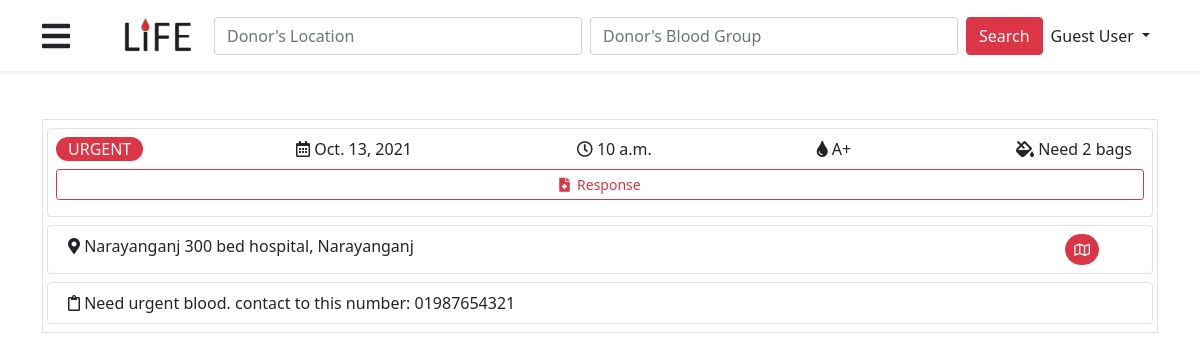
The page /view-post/2 on the database as committed earlier.
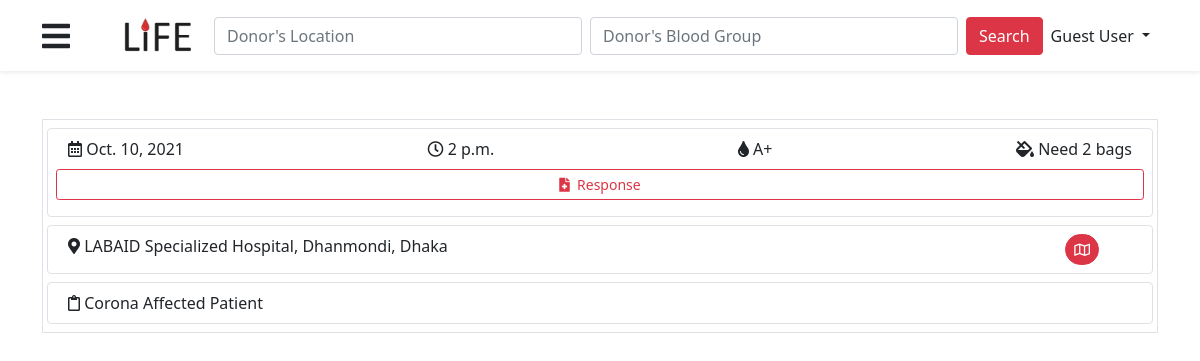
The same page on the database as committed later.
### blood/models.py (models this page shows)
class Post(models.Model):
    BLOOD_GROUP = [
        ('A+', 'A+'),
        ('A-', 'A-'),
        ('B+', 'B+'),
        ('B-', 'B-'),
        ('O+', 'O+'),
        ('O-', 'O-'),
        ('AB+', 'AB+'),
        ('AB-', 'AB-'),
    ]
    NEED = [
        ('whole', 'Whole Blood'),
        ('platelets', 'Blood platelets'),
        ('plasma', 'Blood plasma')
    ]
    user = models.ForeignKey(User, on_delete=models.CASCADE)
    blood_group = models.CharField(max_length=30, choices=BLOOD_GROUP, default='A+')
    need_type = models.CharField(max_length=30, choices=NEED, default='whole')
    amount = models.IntegerField()
    time = models.TimeField()
    date = models.DateField()
    date_created = models.DateTimeField(auto_now_add=True)
    date_updated = models.DateTimeField(auto_now=True)
    location = models.CharField(max_length=264)
    short_note = models.TextField(max_length=264, blank=True)
    map_link = models.URLField(max_length=350)
    blood_managed = models.BooleanField(blank=True, default=False)
    urgent = models.BooleanField(blank=True, default=False)
    thana = models.CharField(max_length=60, blank=True)
    class Meta:
        ordering = ['-date_created']

### blood/views.py (the view)
# urls.py: path('view-post/<id>', views.view_post, name='view_post'),
def view_post(request, id):
    post = Post.objects.get(id=id)
    context = {
        'post': post,
    }
    return render(request, 'blood/response.html', context)

### templates/blood/response.html (shortened to what this page needs)
{% extends 'base.html' %}
{% load social_share %}
{% block content %}
    <div class="mb-3 border py-2 px-3">
        <div class="row border rounded p-2 d-flex justify-content-between">
            {% if post.urgent %}
                <div class="col-auto bg-danger text-white rounded-pill text-uppercase ">Urgent</div>
            {% endif %}
            <div class="col-auto"><i class="far fa-calendar-alt"></i>&nbsp;{{ post.date }}</div>
            <div class="col-auto"><i class="far fa-clock"></i>&nbsp;{{ post.time }}</div>
            <div class="col-auto"><i class="fas fa-tint"></i>&nbsp;{{ post.blood_group }}</div>
            <div class="col-auto"><i class="fas fa-fill-drip"></i>&nbsp;Need {{ post.amount }}&nbsp;bags</div>
            {% if request.user == post.user %}
                <div class="col-auto"><i class="fas fa-fill-drip"></i>&nbsp;Raised {{ total_bags }}&nbsp;bags</div>
            {% else %}
                <a href="{% url 'add_response' post.id %}"
                   class="btn btn-outline-danger btn-sm my-2">
                    <i class="fas fa-file-medical"></i> &nbsp;Response
                </a>
            {% endif %}
        </div>
        <div class="row border rounded p-2 mt-2">
            <div class="col-11"><i class="fas fa-map-marker-alt"></i>&nbsp;{{ post.location }}</div>
            <div class="col-1"><a href="{{ post.map_link }}" class="btn btn-danger btn-sm rounded-pill"
                                  target="_blank" title="Google Map"><i class="far fa-map"></i></a></div>
        </div>
        <div class="row border rounded mt-2 p-2">
            <div class="col-12"><i class="far fa-clipboard"></i>&nbsp;{{ post.short_note }}</div>
        </div>
    </div>
{% endblock %}

### templates/base.html (shortened to what this page needs)
<!DOCTYPE html>
{% load static %}
<html lang="en">
<head>
    <link rel="stylesheet" href="https://use.fontawesome.com/releases/v5.15.3/css/all.css"
>
    <link href="https://cdn.jsdelivr.net/npm/bootstrap@5.0.2/dist/css/bootstrap.min.css" rel="stylesheet"
>
    <link rel="stylesheet" type="text/css" href="https://cdn.datatables.net/1.11.2/css/jquery.dataTables.css">
    <link rel="stylesheet" href="{% static 'css/style.css' %}">
</head>
<body>
<header>
    {% include 'navbar.html' %}
</header>
<main>
    <div class="container">
        {% block content %}{% endblock %}
    </div>
</main>
    {% include 'footer.html' %}
<link rel="stylesheet" href="https://cdnjs.cloudflare.com/ajax/libs/datepicker/0.6.5/datepicker.min.css"
/>
</body>
</html>

### templates/navbar.html (shortened to what this page needs)
<nav class="navbar navbar-expand-lg navbar-light bg-white shadow-sm mb-5">
    <div class="container">
        <a class="fs-2 me-5 text-dark" data-bs-toggle="offcanvas" href="#offcanvasWithBothOptions" role="button"
           aria-controls="offcanvasExample">
            <i class="fas fa-bars"></i>
        </a>
        <a class="navbar-brand" href="{% url 'index' %}"><img
                src="/media/image/life.svg" alt="Logo" width="80px"/></a>
        <div class="collapse navbar-collapse" id="navbarSupportedContent">
            <form class="d-flex w-100 mx-auto" method=POST action="/search-result">
                <input class="form-control w-50" type="search" placeholder="Donor's Location" aria-label="Search"
                       name="location">
                <input class="form-control ms-2 me-2 w-50" type="search" placeholder="Donor's Blood Group" aria-label="Search"
                       name="blood_group">
                <button class="btn btn-danger" type="submit">Search</button>
            </form>
            <ul class="navbar-nav mx-auto mb-2 mb-lg-0">
                <li class="nav-item dropdown">
                    <a class="nav-link dropdown-toggle text-dark" href="#" id="navbarDropdown" role="button"
                       data-bs-toggle="dropdown" aria-expanded="false">
                        {% if request.user.is_authenticated %}
                            {{ request.user }}
                        {% else %}
                            Guest User
                        {% endif %}
                    </a>
                </li>
            </ul>
        </div>
    </div>
</nav>

### templates/footer.html (shortened to what this page needs)
<!DOCTYPE html>
<html lang="en">
<head>
</head>
<body>
</body>
</html>

Rows that differ between the two databases and show on the page:
changed Post: date "Oct. 13, 2021" → "Oct. 10, 2021"; time "10 a.m." → "2 p.m."; location "Narayanganj 300 bed hospital, Narayanganj" → "LABAID Specialized Hospital, Dhanmondi, Dhaka"; short_note "Need urgent blood. contact to this number: 01987654321" → "Corona Affected Patient"; urgent True → False (drawn)
Other text that changed with them:
text no longer shown: "URGENT"
